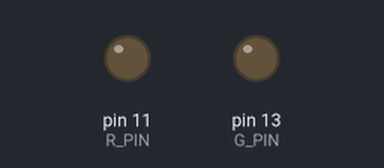
The program below on a simulated Raspberry Pi (header pin numbers). Shown: output pins drawn as LEDs (lit = HIGH). At 3.5 s the program stops and its outputs stay as they are.

Above: at 0.15 s.
At 3.1 s:
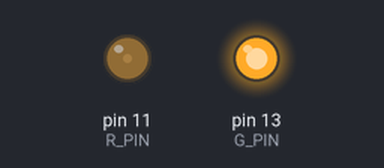
Timing chart, 0 to 5.0 s (numbered marks = the images above):
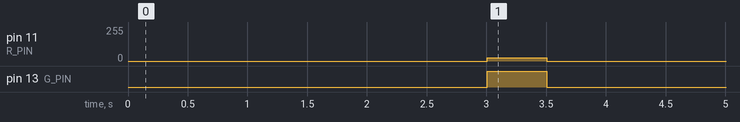

The program:

13_ky011_2Color_led.py
```python
import RPi.GPIO as GPIO
import time


def fade_blink(pin, reverse=False):
    _range = range(100, -1, -1) if reverse else range(1, 100)

    for i in _range:
        pin.ChangeDutyCycle(i)
        time.sleep(0.005)


R_PIN = 11
G_PIN = 13

GPIO.setmode(GPIO.BOARD)  # Set GPIO mode to BOARD to use pin numbers
GPIO.setup([R_PIN, G_PIN], GPIO.OUT)  # Prepare the color pins

red_pin = GPIO.PWM(R_PIN, 2000)  # set Frequece to 2KHz
green_pin = GPIO.PWM(G_PIN, 2000)

red_pin.start(0)
green_pin.start(0)

# Set red intensity from 1 to 100 and from 100 to 0
fade_blink(red_pin)
fade_blink(red_pin, reverse=True)
time.sleep(0.5)

# Set green intensity from 1 to 100 and from 100 to 0
fade_blink(green_pin)
fade_blink(green_pin, reverse=True)
time.sleep(0.5)

# Make both green and red at the same time
red_pin.ChangeDutyCycle(10)
green_pin.ChangeDutyCycle(100)
time.sleep(0.5)

GPIO.cleanup()  # Clear GPIO
```

Measured:
- by itself, pin 11 (R_PIN): 0/255 → 26/255 at 3.0 s, → 0/255 0.50 s later
- by itself, pin 13 (G_PIN): LOW → HIGH at 3.0 s, → LOW 0.50 s later
